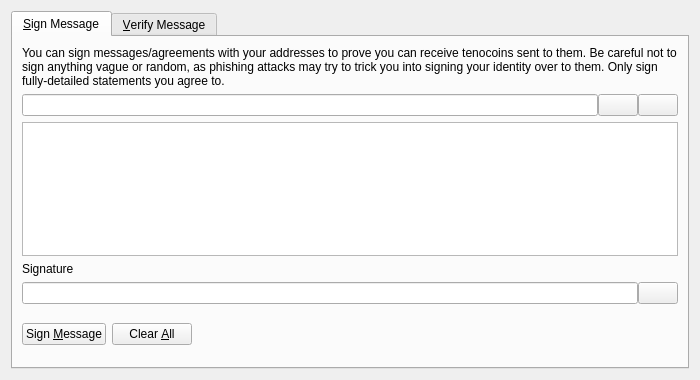
<?xml version="1.0" encoding="UTF-8"?>
<ui version="4.0">
 <class>SignVerifyMessageDialog</class>
 <widget class="QDialog" name="SignVerifyMessageDialog">
  <property name="geometry">
   <rect>
    <x>0</x>
    <y>0</y>
    <width>700</width>
    <height>380</height>
   </rect>
  </property>
  <property name="windowTitle">
   <string>Signatures - Sign / Verify a Message</string>
  </property>
  <property name="styleSheet">
   <string notr="true"/>
  </property>
  <property name="modal">
   <bool>true</bool>
  </property>
  <layout class="QVBoxLayout" name="verticalLayout">
   <item>
    <widget class="QTabWidget" name="tabWidget">
     <property name="currentIndex">
      <number>0</number>
     </property>
     <widget class="QWidget" name="tabSignMessage">
      <attribute name="title">
       <string>&amp;Sign Message</string>
      </attribute>
      <layout class="QVBoxLayout" name="verticalLayout_SM">
       <item>
        <widget class="QLabel" name="infoLabel_SM">
         <property name="text">
          <string>You can sign messages/agreements with your addresses to prove you can receive tenocoins sent to them. Be careful not to sign anything vague or random, as phishing attacks may try to trick you into signing your identity over to them. Only sign fully-detailed statements you agree to.</string>
         </property>
         <property name="textFormat">
          <enum>Qt::PlainText</enum>
         </property>
         <property name="wordWrap">
          <bool>true</bool>
         </property>
        </widget>
       </item>
       <item>
        <layout class="QHBoxLayout" name="horizontalLayout_1_SM">
         <property name="spacing">
          <number>0</number>
         </property>
         <item>
          <widget class="QValidatedLineEdit" name="addressIn_SM">
           <property name="toolTip">
            <string>The TenoCoin address to sign the message with</string>
           </property>
          </widget>
         </item>
         <item>
          <widget class="QPushButton" name="addressBookButton_SM">
           <property name="toolTip">
            <string>Choose previously used address</string>
           </property>
           <property name="styleSheet">
            <string notr="true"/>
           </property>
           <property name="text">
            <string/>
           </property>
           <property name="icon">
            <iconset>
             <normaloff>:/icons/address-book</normaloff>:/icons/address-book</iconset>
           </property>
           <property name="shortcut">
            <string>Alt+A</string>
           </property>
           <property name="autoDefault">
            <bool>false</bool>
           </property>
          </widget>
         </item>
         <item>
          <widget class="QPushButton" name="pasteButton_SM">
           <property name="toolTip">
            <string>Paste address from clipboard</string>
           </property>
           <property name="styleSheet">
            <string notr="true"/>
           </property>
           <property name="text">
            <string/>
           </property>
           <property name="icon">
            <iconset>
             <normaloff>:/icons/editpaste</normaloff>:/icons/editpaste</iconset>
           </property>
           <property name="shortcut">
            <string>Alt+P</string>
           </property>
           <property name="autoDefault">
            <bool>false</bool>
           </property>
          </widget>
         </item>
        </layout>
       </item>
       <item>
        <widget class="QPlainTextEdit" name="messageIn_SM">
         <property name="toolTip">
          <string>Enter the message you want to sign here</string>
         </property>
        </widget>
       </item>
       <item>
        <widget class="QLabel" name="signatureLabel_SM">
         <property name="text">
          <string>Signature</string>
         </property>
         <property name="textFormat">
          <enum>Qt::PlainText</enum>
         </property>
        </widget>
       </item>
       <item>
        <layout class="QHBoxLayout" name="horizontalLayout_2_SM">
         <property name="spacing">
          <number>0</number>
         </property>
         <item>
          <widget class="QLineEdit" name="signatureOut_SM">
           <property name="font">
            <font>
             <italic>true</italic>
            </font>
           </property>
           <property name="readOnly">
            <bool>true</bool>
           </property>
          </widget>
         </item>
         <item>
          <widget class="QPushButton" name="copySignatureButton_SM">
           <property name="toolTip">
            <string>Copy the current signature to the system clipboard</string>
           </property>
           <property name="styleSheet">
            <string notr="true"/>
           </property>
           <property name="text">
            <string/>
           </property>
           <property name="icon">
            <iconset>
             <normaloff>:/icons/editcopy</normaloff>:/icons/editcopy</iconset>
           </property>
           <property name="autoDefault">
            <bool>false</bool>
           </property>
          </widget>
         </item>
        </layout>
       </item>
       <item>
        <layout class="QHBoxLayout" name="horizontalLayout_3_SM">
         <item>
          <widget class="QPushButton" name="signMessageButton_SM">
           <property name="toolTip">
            <string>Sign the message to prove you own this TenoCoin address</string>
           </property>
           <property name="styleSheet">
            <string notr="true"/>
           </property>
           <property name="text">
            <string>Sign &amp;Message</string>
           </property>
           <property name="icon">
            <iconset>
             <normaloff>:/icons/edit</normaloff>:/icons/edit</iconset>
           </property>
           <property name="autoDefault">
            <bool>false</bool>
           </property>
          </widget>
         </item>
         <item>
          <widget class="QPushButton" name="clearButton_SM">
           <property name="toolTip">
            <string>Reset all sign message fields</string>
           </property>
           <property name="styleSheet">
            <string notr="true"/>
           </property>
           <property name="text">
            <string>Clear &amp;All</string>
           </property>
           <property name="icon">
            <iconset>
             <normaloff>:/icons/remove</normaloff>:/icons/remove</iconset>
           </property>
           <property name="autoDefault">
            <bool>false</bool>
           </property>
          </widget>
         </item>
         <item>
          <spacer name="horizontalSpacer_1_SM">
           <property name="orientation">
            <enum>Qt::Horizontal</enum>
           </property>
           <property name="sizeHint" stdset="0">
            <size>
             <width>40</width>
             <height>48</height>
            </size>
           </property>
          </spacer>
         </item>
         <item>
          <widget class="QLabel" name="statusLabel_SM">
           <property name="font">
            <font>
             <weight>75</weight>
             <bold>true</bold>
            </font>
           </property>
           <property name="text">
            <string/>
           </property>
           <property name="wordWrap">
            <bool>true</bool>
           </property>
          </widget>
         </item>
         <item>
          <spacer name="horizontalSpacer_2_SM">
           <property name="orientation">
            <enum>Qt::Horizontal</enum>
           </property>
           <property name="sizeHint" stdset="0">
            <size>
             <width>40</width>
             <height>48</height>
            </size>
           </property>
          </spacer>
         </item>
        </layout>
       </item>
      </layout>
     </widget>
     <widget class="QWidget" name="tabVerifyMessage">
      <attribute name="title">
       <string>&amp;Verify Message</string>
      </attribute>
      <layout class="QVBoxLayout" name="verticalLayout_VM">
       <item>
        <widget class="QLabel" name="infoLabel_VM">
         <property name="text">
          <string>Enter the receiver's address, message (ensure you copy line breaks, spaces, tabs, etc. exactly) and signature below to verify the message. Be careful not to read more into the signature than what is in the signed message itself, to avoid being tricked by a man-in-the-middle attack. Note that this only proves the signing party receives with the address, it cannot prove sendership of any transaction!</string>
         </property>
         <property name="textFormat">
          <enum>Qt::PlainText</enum>
         </property>
         <property name="alignment">
          <set>Qt::AlignLeading|Qt::AlignLeft|Qt::AlignTop</set>
         </property>
         <property name="wordWrap">
          <bool>true</bool>
         </property>
        </widget>
       </item>
       <item>
        <layout class="QHBoxLayout" name="horizontalLayout_1_VM">
         <property name="spacing">
          <number>0</number>
         </property>
         <item>
          <widget class="QValidatedLineEdit" name="addressIn_VM">
           <property name="toolTip">
            <string>The TenoCoin address the message was signed with</string>
           </property>
           <property name="styleSheet">
            <string notr="true"/>
           </property>
          </widget>
         </item>
         <item>
          <widget class="QPushButton" name="addressBookButton_VM">
           <property name="toolTip">
            <string>Choose previously used address</string>
           </property>
           <property name="styleSheet">
            <string notr="true"/>
           </property>
           <property name="text">
            <string/>
           </property>
           <property name="icon">
            <iconset>
             <normaloff>:/icons/address-book</normaloff>:/icons/address-book</iconset>
           </property>
           <property name="shortcut">
            <string>Alt+A</string>
           </property>
           <property name="autoDefault">
            <bool>false</bool>
           </property>
          </widget>
         </item>
        </layout>
       </item>
       <item>
        <widget class="QPlainTextEdit" name="messageIn_VM">
         <property name="styleSheet">
          <string notr="true"/>
         </property>
        </widget>
       </item>
       <item>
        <widget class="QValidatedLineEdit" name="signatureIn_VM">
         <property name="styleSheet">
          <string notr="true"/>
         </property>
        </widget>
       </item>
       <item>
        <layout class="QHBoxLayout" name="horizontalLayout_2_VM">
         <item>
          <widget class="QPushButton" name="verifyMessageButton_VM">
           <property name="toolTip">
            <string>Verify the message to ensure it was signed with the specified TenoCoin address</string>
           </property>
           <property name="styleSheet">
            <string notr="true"/>
           </property>
           <property name="text">
            <string>Verify &amp;Message</string>
           </property>
           <property name="icon">
            <iconset>
             <normaloff>:/icons/transaction_0</normaloff>:/icons/transaction_0</iconset>
           </property>
           <property name="autoDefault">
            <bool>false</bool>
           </property>
          </widget>
         </item>
         <item>
          <widget class="QPushButton" name="clearButton_VM">
           <property name="toolTip">
            <string>Reset all verify message fields</string>
           </property>
           <property name="styleSheet">
            <string notr="true"/>
           </property>
           <property name="text">
            <string>Clear &amp;All</string>
           </property>
           <property name="icon">
            <iconset>
             <normaloff>:/icons/remove</normaloff>:/icons/remove</iconset>
           </property>
           <property name="autoDefault">
            <bool>false</bool>
           </property>
          </widget>
         </item>
         <item>
          <spacer name="horizontalSpacer_1_VM">
           <property name="orientation">
            <enum>Qt::Horizontal</enum>
           </property>
           <property name="sizeHint" stdset="0">
            <size>
             <width>40</width>
             <height>48</height>
            </size>
           </property>
          </spacer>
         </item>
         <item>
          <widget class="QLabel" name="statusLabel_VM">
           <property name="font">
            <font>
             <weight>75</weight>
             <bold>true</bold>
            </font>
           </property>
           <property name="text">
            <string/>
           </property>
           <property name="wordWrap">
            <bool>true</bool>
           </property>
          </widget>
         </item>
         <item>
          <spacer name="horizontalSpacer_2_VM">
           <property name="orientation">
            <enum>Qt::Horizontal</enum>
           </property>
           <property name="sizeHint" stdset="0">
            <size>
             <width>40</width>
             <height>48</height>
            </size>
           </property>
          </spacer>
         </item>
        </layout>
       </item>
      </layout>
     </widget>
    </widget>
   </item>
  </layout>
 </widget>
 <customwidgets>
  <customwidget>
   <class>QValidatedLineEdit</class>
   <extends>QLineEdit</extends>
   <header>qvalidatedlineedit.h</header>
  </customwidget>
 </customwidgets>
 <resources/>
 <connections/>
</ui>
